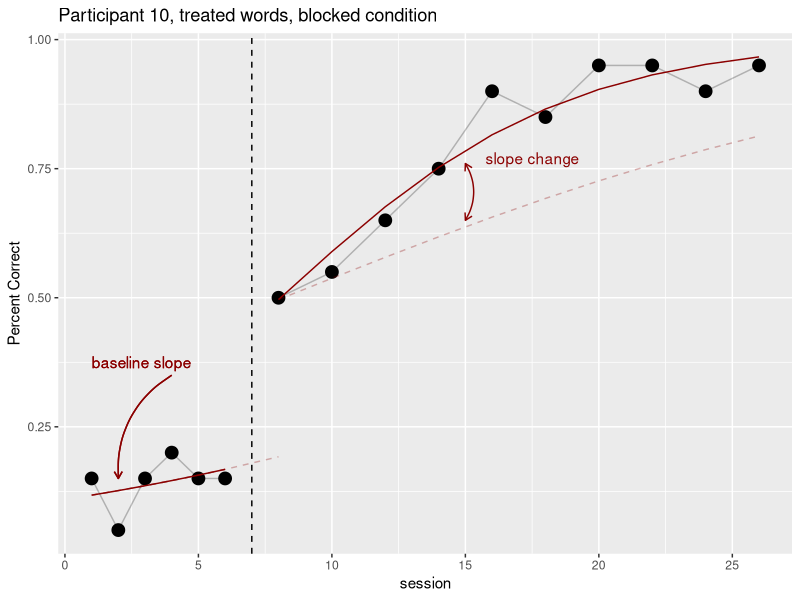

Recreate this plot in R.
library(tidyverse)

# data for participant 10
pred_dat = tibble::tribble(
  ~session, ~phase, ~spt2017, ~sum_correct, ~slope_change,
  1,       0,       NA,            3,             0,
  2,       0,    "pre",            1,             0,
  3,       0,    "pre",            3,             0,
  4,       0,    "pre",            4,             0,
  5,       0,    "pre",            3,             0,
  6,       0,    "pre",            3,             0,
  8,       1,       NA,           10,             0,
  10,      1,       NA,           11,             2,
  12,      1,       NA,           13,             4,
  14,      1,       NA,           15,             6,
  16,      1,       NA,           18,             8,
  18,      1,       NA,           17,            10,
  20,      1,       NA,           19,            12,
  22,      1,       NA,           19,            14,
  24,      1,   "post",           18,            16,
  26,      1,   "post",           19,            18
)

# regular old glm model aggregated binomial
mod = glm(cbind(sum_correct, 20-sum_correct) ~ session + phase + slope_change, 
          family = binomial,
          data = pred_dat
)

# the fitted line from the model on the response scale (percept)
pred_dat$preds = predict(mod, type = "response")

# make another dataframe, this time with no slope change to show
# a dashed line that has the baseline slope and level change
# incorporated but no slope change
new_dat = pred_dat %>%
  mutate(slope_change = 0)

new_dat$preds = predict(mod, newdata = new_dat, type = "response")

# make another dataframe, this time with no slope change or level change
# to show the continuing baseline slope to the point of level change
new_dat2 = pred_dat %>%
  mutate(phase = 0, slope_change =0)

new_dat2$preds = predict(mod, newdata = new_dat2, type = "response")

# only show it for sessions before 9
new_dat2 = new_dat2 %>%
  filter(session<9)

# here's the plot
# I commented out the "ggbrace" line that creates the level change
# brace and label so you don't
# have to install that additional package. If you want to add those, 
# see here: https://github.com/NicolasH2/ggbrace and then 
# uncomment the line starting with ggbrace::
pred_dat %>%
  ggplot(aes(x = session, y = sum_correct/20, group = phase)) +
  geom_point(size = 4) + 
  geom_line(alpha = 0.25) +
  geom_vline(aes(xintercept = 7), linetype = "dashed") +
  scale_x_continuous(breaks = seq(0,30,5)) +
  labs(title = "Participant 10, treated words, blocked condition",
       y="Percent Correct") +
  guides(alpha = "none") +
  # fitted line
  geom_line(inherit.aes = FALSE, data = pred_dat,
            aes(x=session, y = preds, group = phase), color = "darkred") + 
  # baseline slope plus level change line
  geom_line(inherit.aes = FALSE, data = new_dat,
            aes(x=session, y = preds, group = phase), color = "darkred", alpha = 0.3, linetype = "dashed")+
  # extended baseline slope dashed line
  geom_line(inherit.aes = FALSE, data = new_dat2,
            aes(x=session, y = preds, group = phase), color = "darkred", alpha = 0.3, linetype = "dashed")+
  #ggbrace::geom_brace(aes(c(8,9), c(0.19, 0.5),
  # label = "level change"), inherit.data=F, rotate = 90, labelsize = 4, color = "darkred") +
  annotate(color = "darkred",
           geom = "curve", x = 4, y = .35, xend = 2, yend = .15, 
           curvature = .3, arrow = arrow(length = unit(2, "mm"))
  ) +
  annotate(geom = "text", x = 1, y = .375, label = "baseline slope",
           hjust = "left", color = "darkred") +
  annotate(color = "darkred",
           geom = "curve", x = 4, y = .35, xend = 2, yend = .15, 
           curvature = .3, arrow = arrow(length = unit(2, "mm"))
  ) +
  annotate(geom = "text", x = 1, y = .375, label = "baseline slope",
           hjust = "left", color = "darkred") +
  annotate(color = "darkred",
           geom = "curve", x = 15, y = .65, xend = 15, yend = .76, 
           curvature = .3, arrow = arrow(length = unit(2, "mm"), ends = "both")
  ) +
  annotate(color = "darkred",
           geom = "text", x = 15.75, y = .77, hjust = "left",
           label = "slope change"
  ) 

